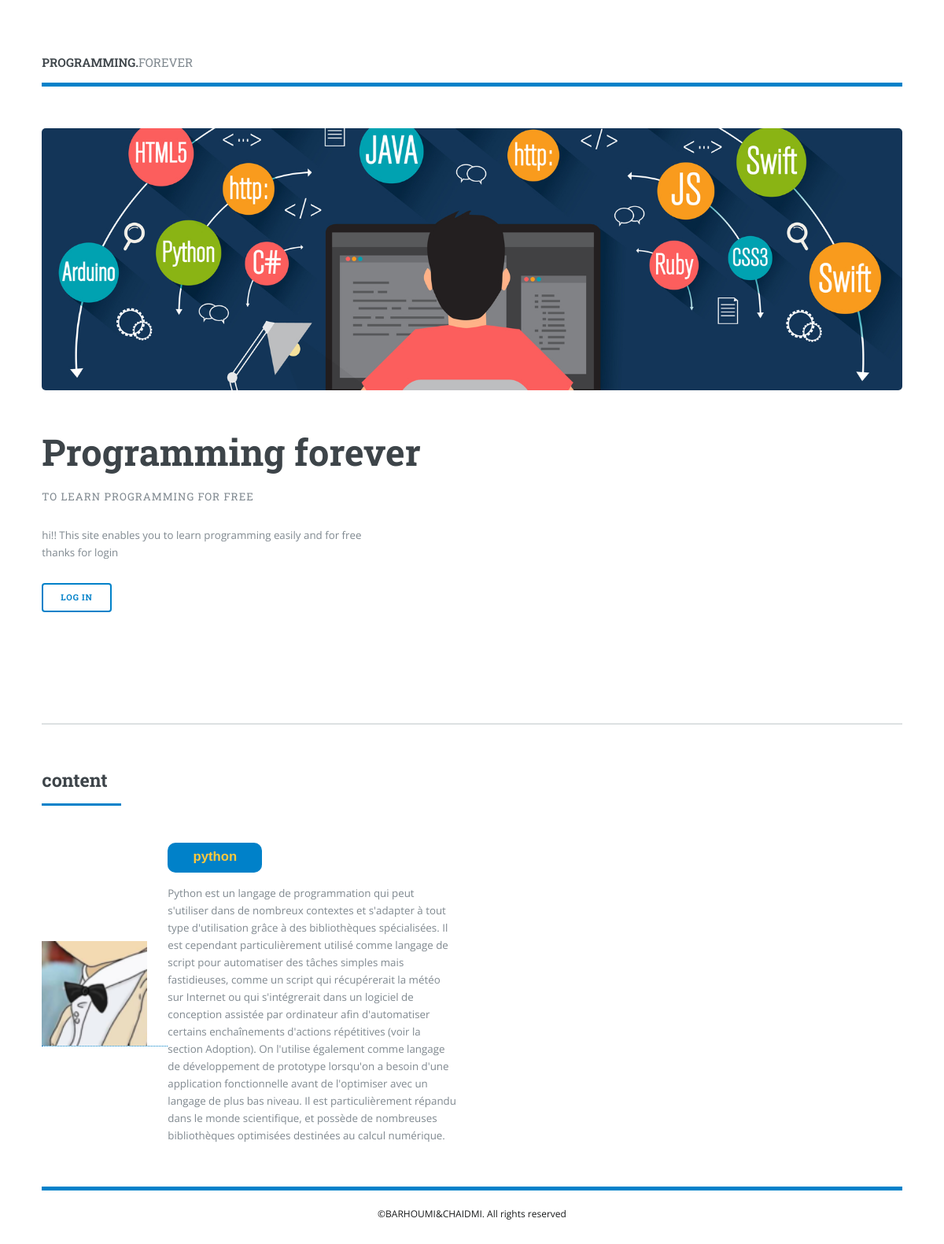
The page / on the database its author committed.
### pages/models.py (models this page shows)
class Cour(models.Model):
    titre=models.CharField(max_length=50,null=True,blank=True)
    intro=models.TextField(blank = True)
    img=models.ImageField(null=True , blank=True)

### pages/views.py (the view)
# urls.py: path('',views.index,name='index',),
def index(request):
    context={
        'cours':Cour.objects.all(),
            }
    return render(request,'base.html',context)

### templates/base.html (shortened to what this page needs)
{% load static %}
<!DOCTYPE HTML>
<html>
<head>
    <link rel="stylesheet" href="{% static 'assets/css/main.css/' %}" >
</head>
<body class="is-preload">
        <div id="wrapper">
                <div id="main">
                    <div class="inner">
                            <header id="header">
                                <a href="http://127.0.0.1:8000/" class="logo"><strong>PROGRAMMING.</strong>FOREVER</a>
                                <ul class="icons">
                                </ul>
                            </header>
                            <section id="banner">
                                <div class="content">
                                    <header>
                                        <h1>Programming forever<br />
                                        </h1>
                                        <p>To learn programming for free</p>
                                    </header>
                                    <p> hi!! This site enables you to learn programming easily and for free <br> thanks for login</p>
                                    <ul class="actions">
                                        <li><a href="login/index.html" id="butt" class="button big"> <p id="btn"> LOG IN </p></a></li>
                                    </ul>
                                </div>
                                <span class="image object">
                                    <img src="{% static 'images/pic10.jpg' %}" alt="" />
                                </span>
                            </section>
                            <br>
                            <br>
                            <br>
                            <br>
                            <section>
                                <header class="major">
                                    <h2>content</h2>
                                </header>
                                <div class="features">
                                    {%for cour in cours%}
                                    <article>
                                        <a href="http://127.0.0.1:8000/cour/{{cour.id}}"><img src="http://127.0.0.1:8000/media/{{ cour.img }}" class="icon fa-gem"></a>
                                        <div class="content">
                                            <a href="http://127.0.0.1:8000/cour/{{cour.id}}"><h3 class="langs-name">{{cour.titre}}</h3></a>
                                            <p>{{cour.intro}}</p>
                                        </div>
                                    </article>
                                    {% endfor %}
                                </div>
                            </section>
                            <footer id="footer">
                                <p class="copyright">&copy;BARHOUMI&CHAIDMI. All rights reserved </p>
                            </footer>
                    </div>
                </div>
        </div>
</body>
</html>

### rows shown on the page
Cour: img (picture), titre "python", intro "Python est un langage de programmation qui peut s'utiliser dans de nombreux contextes et s'adapter à tout type d'utilisation grâce à des bibliothèques spécialisées. Il est cependant particulièrement utilisé comme langage de script pour automatiser des tâches simples mais fastidieuses, comme un script qui récupérerait la météo sur Internet ou qui s'intégrerait dans un logiciel de conception assistée par ordinateur afin d'automatiser certains enchaînements d'actions répétitives (voir la section Adoption). On l'utilise également comme langage de développement de prototype lorsqu'on a besoin d'une application fonctionnelle avant de l'optimiser avec un langage de plus bas niveau. Il est…"
